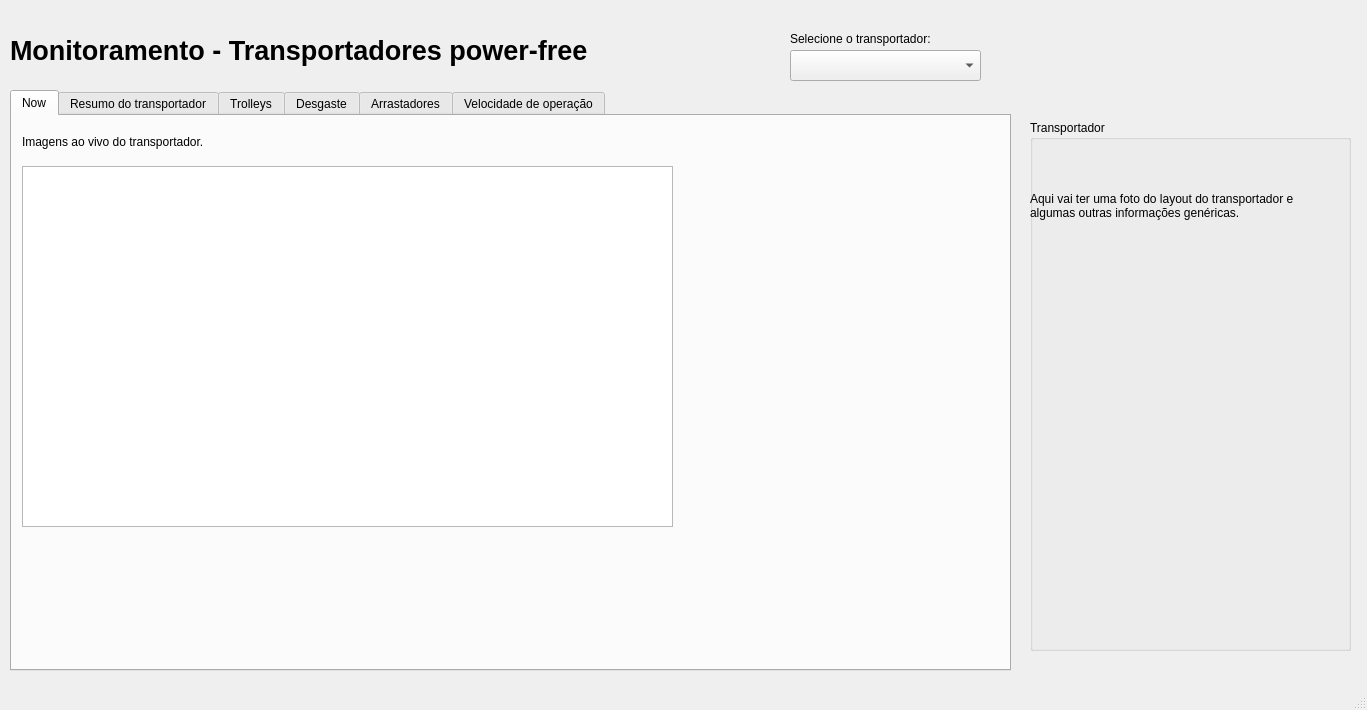
<?xml version="1.0" encoding="UTF-8"?>
<ui version="4.0">
 <class>MainWindow</class>
 <widget class="QMainWindow" name="MainWindow">
  <property name="geometry">
   <rect>
    <x>0</x>
    <y>0</y>
    <width>1367</width>
    <height>710</height>
   </rect>
  </property>
  <property name="windowTitle">
   <string>Sistema de monitoramento</string>
  </property>
  <widget class="QWidget" name="centralwidget">
   <widget class="QLabel" name="label">
    <property name="geometry">
     <rect>
      <x>10</x>
      <y>20</y>
      <width>611</width>
      <height>61</height>
     </rect>
    </property>
    <property name="font">
     <font>
      <pointsize>20</pointsize>
      <weight>75</weight>
      <bold>true</bold>
     </font>
    </property>
    <property name="text">
     <string>Monitoramento - Transportadores power-free </string>
    </property>
   </widget>
   <widget class="QComboBox" name="comboBox">
    <property name="geometry">
     <rect>
      <x>790</x>
      <y>50</y>
      <width>191</width>
      <height>31</height>
     </rect>
    </property>
   </widget>
   <widget class="QTabWidget" name="tabWidget">
    <property name="geometry">
     <rect>
      <x>10</x>
      <y>90</y>
      <width>1001</width>
      <height>581</height>
     </rect>
    </property>
    <property name="currentIndex">
     <number>0</number>
    </property>
    <widget class="QWidget" name="now">
     <attribute name="title">
      <string>Now</string>
     </attribute>
     <widget class="QLabel" name="label_5">
      <property name="geometry">
       <rect>
        <x>10</x>
        <y>10</y>
        <width>241</width>
        <height>31</height>
       </rect>
      </property>
      <property name="text">
       <string>Imagens ao vivo do transportador.</string>
      </property>
     </widget>
     <widget class="QGraphicsView" name="now_graphicsView">
      <property name="geometry">
       <rect>
        <x>10</x>
        <y>50</y>
        <width>651</width>
        <height>361</height>
       </rect>
      </property>
     </widget>
    </widget>
    <widget class="QWidget" name="summary">
     <property name="accessibleName">
      <string/>
     </property>
     <property name="accessibleDescription">
      <string/>
     </property>
     <attribute name="title">
      <string>Resumo do transportador</string>
     </attribute>
     <widget class="QLabel" name="label_2">
      <property name="geometry">
       <rect>
        <x>10</x>
        <y>20</y>
        <width>331</width>
        <height>91</height>
       </rect>
      </property>
      <property name="text">
       <string>Nessa aba será mostrado um resumo das condições do transportador. Haverá um box mostrando os principais avisos, componentes proximos do fim da vida util, etc.</string>
      </property>
      <property name="wordWrap">
       <bool>true</bool>
      </property>
     </widget>
    </widget>
    <widget class="QWidget" name="trolley">
     <attribute name="title">
      <string>Trolleys</string>
     </attribute>
     <widget class="QLabel" name="label_3">
      <property name="geometry">
       <rect>
        <x>10</x>
        <y>10</y>
        <width>331</width>
        <height>91</height>
       </rect>
      </property>
      <property name="text">
       <string>Nessa aba será mostrada a avaliação por visão dos trolleys em tempo real, estatisticas e projeções de vida util dos trolleys.</string>
      </property>
      <property name="wordWrap">
       <bool>true</bool>
      </property>
     </widget>
    </widget>
    <widget class="QWidget" name="desgaste">
     <attribute name="title">
      <string>Desgaste</string>
     </attribute>
     <widget class="QLabel" name="label_6">
      <property name="geometry">
       <rect>
        <x>10</x>
        <y>10</y>
        <width>331</width>
        <height>91</height>
       </rect>
      </property>
      <property name="text">
       <string>Nessa aba será mostrada a medição por visão dos espaços entre elos em tempo real. Junto com estatisticas, projeções e históricos de vida util da corrente forjada.</string>
      </property>
      <property name="wordWrap">
       <bool>true</bool>
      </property>
     </widget>
    </widget>
    <widget class="QWidget" name="arrastador">
     <attribute name="title">
      <string>Arrastadores</string>
     </attribute>
     <widget class="QLabel" name="label_7">
      <property name="geometry">
       <rect>
        <x>10</x>
        <y>10</y>
        <width>331</width>
        <height>91</height>
       </rect>
      </property>
      <property name="text">
       <string>Nessa aba será mostrada a avaliação por visão da angulação dos arrastadores em tempo real, estatisticas, projeções e histórico de vida util do componente.</string>
      </property>
      <property name="wordWrap">
       <bool>true</bool>
      </property>
     </widget>
    </widget>
    <widget class="QWidget" name="velocidade">
     <attribute name="title">
      <string>Velocidade de operação</string>
     </attribute>
     <widget class="QLabel" name="label_9">
      <property name="geometry">
       <rect>
        <x>10</x>
        <y>10</y>
        <width>331</width>
        <height>91</height>
       </rect>
      </property>
      <property name="text">
       <string>Nessa aba será mostrado o histórico de velocidades de operação do transportador.</string>
      </property>
      <property name="wordWrap">
       <bool>true</bool>
      </property>
     </widget>
    </widget>
   </widget>
   <widget class="QLabel" name="label_4">
    <property name="geometry">
     <rect>
      <x>790</x>
      <y>30</y>
      <width>191</width>
      <height>17</height>
     </rect>
    </property>
    <property name="text">
     <string>Selecione o transportador:</string>
    </property>
   </widget>
   <widget class="QGroupBox" name="groupBox">
    <property name="geometry">
     <rect>
      <x>1030</x>
      <y>120</y>
      <width>321</width>
      <height>531</height>
     </rect>
    </property>
    <property name="title">
     <string>Transportador</string>
    </property>
    <widget class="QLabel" name="label_10">
     <property name="geometry">
      <rect>
       <x>0</x>
       <y>40</y>
       <width>311</width>
       <height>91</height>
      </rect>
     </property>
     <property name="text">
      <string>Aqui vai ter uma foto do layout do transportador e algumas outras informações genéricas.</string>
     </property>
     <property name="wordWrap">
      <bool>true</bool>
     </property>
    </widget>
   </widget>
  </widget>
  <widget class="QMenuBar" name="menubar">
   <property name="geometry">
    <rect>
     <x>0</x>
     <y>0</y>
     <width>1367</width>
     <height>25</height>
    </rect>
   </property>
  </widget>
  <widget class="QStatusBar" name="statusbar"/>
 </widget>
 <resources/>
 <connections/>
</ui>
